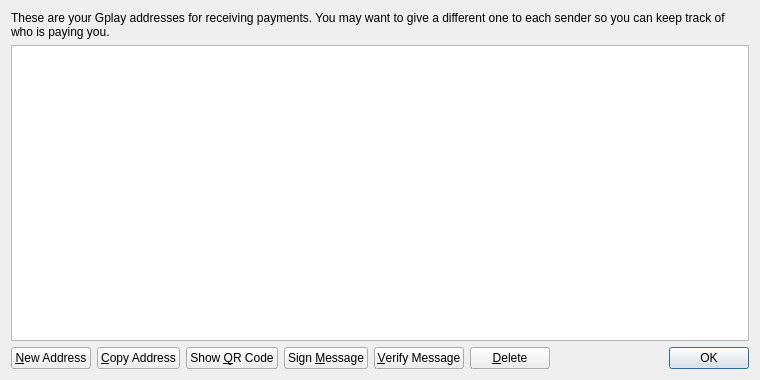
<?xml version="1.0" encoding="UTF-8"?>
<ui version="4.0">
 <class>AddressBookPage</class>
 <widget class="QWidget" name="AddressBookPage">
  <property name="geometry">
   <rect>
    <x>0</x>
    <y>0</y>
    <width>760</width>
    <height>380</height>
   </rect>
  </property>
  <property name="windowTitle">
   <string>Address Book</string>
  </property>
  <layout class="QVBoxLayout" name="verticalLayout">
   <item>
    <widget class="QLabel" name="labelExplanation">
     <property name="text">
      <string>These are your Gplay addresses for receiving payments. You may want to give a different one to each sender so you can keep track of who is paying you.</string>
     </property>
     <property name="textFormat">
      <enum>Qt::PlainText</enum>
     </property>
     <property name="wordWrap">
      <bool>true</bool>
     </property>
    </widget>
   </item>
   <item>
    <widget class="QTableView" name="tableView">
     <property name="contextMenuPolicy">
      <enum>Qt::CustomContextMenu</enum>
     </property>
     <property name="toolTip">
      <string>Double-click to edit address or label</string>
     </property>
     <property name="tabKeyNavigation">
      <bool>false</bool>
     </property>
     <property name="alternatingRowColors">
      <bool>true</bool>
     </property>
     <property name="selectionMode">
      <enum>QAbstractItemView::SingleSelection</enum>
     </property>
     <property name="selectionBehavior">
      <enum>QAbstractItemView::SelectRows</enum>
     </property>
     <property name="sortingEnabled">
      <bool>true</bool>
     </property>
     <attribute name="verticalHeaderVisible">
      <bool>false</bool>
     </attribute>
    </widget>
   </item>
   <item>
    <layout class="QHBoxLayout" name="horizontalLayout">
     <item>
      <widget class="QPushButton" name="newAddressButton">
       <property name="toolTip">
        <string>Create a new address</string>
       </property>
       <property name="text">
        <string>&amp;New Address</string>
       </property>
       <property name="icon">
        <iconset resource="../bitcoin.qrc">
         <normaloff>:/icons/add</normaloff>:/icons/add</iconset>
       </property>
      </widget>
     </item>
     <item>
      <widget class="QPushButton" name="copyToClipboard">
       <property name="toolTip">
        <string>Copy the currently selected address to the system clipboard</string>
       </property>
       <property name="text">
        <string>&amp;Copy Address</string>
       </property>
       <property name="icon">
        <iconset resource="../bitcoin.qrc">
         <normaloff>:/icons/editcopy</normaloff>:/icons/editcopy</iconset>
       </property>
      </widget>
     </item>
     <item>
      <widget class="QPushButton" name="showQRCode">
       <property name="text">
        <string>Show &amp;QR Code</string>
       </property>
       <property name="icon">
        <iconset resource="../bitcoin.qrc">
         <normaloff>:/icons/qrcode</normaloff>:/icons/qrcode</iconset>
       </property>
      </widget>
     </item>
     <item>
      <widget class="QPushButton" name="signMessage">
       <property name="toolTip">
        <string>Sign a message to prove you own a Gplay address</string>
       </property>
       <property name="text">
        <string>Sign &amp;Message</string>
       </property>
       <property name="icon">
        <iconset resource="../bitcoin.qrc">
         <normaloff>:/icons/edit</normaloff>:/icons/edit</iconset>
       </property>
      </widget>
     </item>
     <item>
      <widget class="QPushButton" name="verifyMessage">
       <property name="toolTip">
        <string>Verify a message to ensure it was signed with a specified Gplay address</string>
       </property>
       <property name="text">
        <string>&amp;Verify Message</string>
       </property>
       <property name="icon">
        <iconset resource="../bitcoin.qrc">
         <normaloff>:/icons/transaction_0</normaloff>:/icons/transaction_0</iconset>
       </property>
      </widget>
     </item>
     <item>
      <widget class="QPushButton" name="deleteButton">
       <property name="toolTip">
        <string>Delete the currently selected address from the list</string>
       </property>
       <property name="text">
        <string>&amp;Delete</string>
       </property>
       <property name="icon">
        <iconset resource="../bitcoin.qrc">
         <normaloff>:/icons/remove</normaloff>:/icons/remove</iconset>
       </property>
      </widget>
     </item>
     <item>
      <spacer name="horizontalSpacer">
       <property name="orientation">
        <enum>Qt::Horizontal</enum>
       </property>
       <property name="sizeHint" stdset="0">
        <size>
         <width>40</width>
         <height>20</height>
        </size>
       </property>
      </spacer>
     </item>
     <item>
      <widget class="QDialogButtonBox" name="buttonBox">
       <property name="sizePolicy">
        <sizepolicy hsizetype="Maximum" vsizetype="Fixed">
         <horstretch>0</horstretch>
         <verstretch>0</verstretch>
        </sizepolicy>
       </property>
       <property name="standardButtons">
        <set>QDialogButtonBox::Ok</set>
       </property>
      </widget>
     </item>
    </layout>
   </item>
  </layout>
 </widget>
 <resources>
  <include location="../bitcoin.qrc"/>
 </resources>
 <connections/>
</ui>
